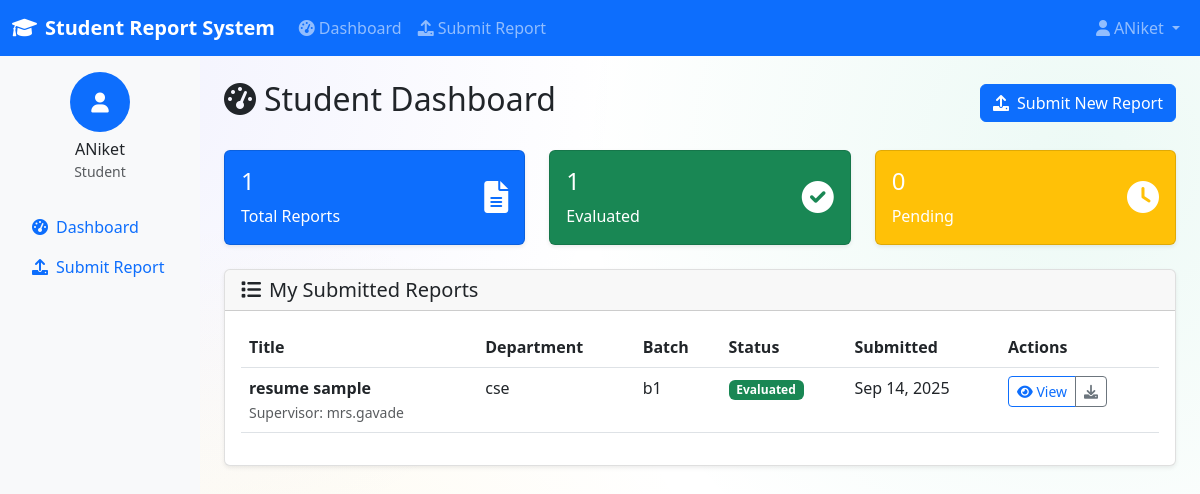
/reports/student/ (signed in), run on the app's committed database.
### accounts/models.py (models this page shows, shortened)
class User(AbstractUser):
    ROLE_CHOICES = [
        ('student', 'Student'),
        ('evaluator', 'Evaluator'),
        ('admin', 'Admin'),
    ]
    role = models.CharField(max_length=20, choices=ROLE_CHOICES, default='student')
    student_id = models.CharField(max_length=20, blank=True, null=True, unique=True)
    department = models.CharField(max_length=100, blank=True, null=True)
    batch = models.CharField(max_length=20, blank=True, null=True)
    phone_number = models.CharField(max_length=15, blank=True, null=True)
    created_at = models.DateTimeField(auto_now_add=True)
    updated_at = models.DateTimeField(auto_now=True)
    @property
    def is_student(self):
        return self.role == 'student'

### reports/models.py (models this page shows, shortened)
class ProjectReport(models.Model):
    STATUS_CHOICES = [
        ('submitted', 'Submitted'),
        ('under_review', 'Under Review'),
        ('evaluated', 'Evaluated'),
        ('rejected', 'Rejected'),
    ]
    title = models.CharField(max_length=200)
    description = models.TextField(blank=True, null=True)
    student = models.ForeignKey(User, on_delete=models.CASCADE, related_name='submitted_reports')
    department = models.CharField(max_length=100)
    batch = models.CharField(max_length=20)
    supervisor = models.CharField(max_length=100, blank=True, null=True)
    report_file = models.FileField(
        upload_to=upload_to_reports,
        validators=[FileExtensionValidator(allowed_extensions=['pdf', 'doc', 'docx', 'txt'])],
        help_text="Upload PDF, DOC, DOCX, or TXT files only"
    )
    status = models.CharField(max_length=20, choices=STATUS_CHOICES, default='submitted')
    submitted_at = models.DateTimeField(auto_now_add=True)
    updated_at = models.DateTimeField(auto_now=True)
    class Meta:
        ordering = ['-submitted_at']
        verbose_name = 'Project Report'
        verbose_name_plural = 'Project Reports'

### reports/views.py (the view)
# urls.py: path('student/', views.student_dashboard, name='student_dashboard'),
@login_required
def student_dashboard(request):
    if not request.user.is_student:
        raise Http404("Access denied")
    reports = ProjectReport.objects.filter(student=request.user).order_by('-submitted_at')
    total_reports = reports.count()
    evaluated_reports = reports.filter(status='evaluated').count()
    pending_reports = reports.filter(status__in=['submitted', 'under_review']).count()
    context = {
        'reports': reports,
        'total_reports': total_reports,
        'evaluated_reports': evaluated_reports,
        'pending_reports': pending_reports,
    }
    return render(request, 'reports/student_dashboard.html', context)

### templates/reports/student_dashboard.html (shortened to what this page needs)
{% extends 'base/base.html' %}
{% block content %}
<div class="d-flex justify-content-between align-items-center mb-4">
    <h2><i class="fas fa-tachometer-alt me-2"></i>Student Dashboard</h2>
    <a href="{% url 'reports:submit_report' %}" class="btn btn-primary">
        <i class="fas fa-upload me-2"></i>Submit New Report
    </a>
</div>
<div class="row mb-4">
    <div class="col-md-4">
        <div class="card bg-primary text-white">
            <div class="card-body">
                <div class="d-flex justify-content-between">
                    <div>
                        <h4 class="card-title">{{ total_reports }}</h4>
                        <p class="card-text">Total Reports</p>
                    </div>
                    <div class="align-self-center">
                        <i class="fas fa-file-alt fa-2x"></i>
                    </div>
                </div>
            </div>
        </div>
    </div>
    <div class="col-md-4">
        <div class="card bg-success text-white">
            <div class="card-body">
                <div class="d-flex justify-content-between">
                    <div>
                        <h4 class="card-title">{{ evaluated_reports }}</h4>
                        <p class="card-text">Evaluated</p>
                    </div>
                    <div class="align-self-center">
                        <i class="fas fa-check-circle fa-2x"></i>
                    </div>
                </div>
            </div>
        </div>
    </div>
    <div class="col-md-4">
        <div class="card bg-warning text-white">
            <div class="card-body">
                <div class="d-flex justify-content-between">
                    <div>
                        <h4 class="card-title">{{ pending_reports }}</h4>
                        <p class="card-text">Pending</p>
                    </div>
                    <div class="align-self-center">
                        <i class="fas fa-clock fa-2x"></i>
                    </div>
                </div>
            </div>
        </div>
    </div>
</div>
<div class="card">
    <div class="card-header">
        <h5 class="card-title mb-0">
            <i class="fas fa-list me-2"></i>My Submitted Reports
        </h5>
    </div>
    <div class="card-body">
        {% if reports %}
            <div class="table-responsive">
                <table class="table table-hover">
                    <thead>
                        <tr>
                            <th>Title</th>
                            <th>Department</th>
                            <th>Batch</th>
                            <th>Status</th>
                            <th>Submitted</th>
                            <th>Actions</th>
                        </tr>
                    </thead>
                    <tbody>
                        {% for report in reports %}
                        <tr>
                            <td>
                                <strong>{{ report.title }}</strong>
                                {% if report.supervisor %}
                                    <br><small class="text-muted">Supervisor: {{ report.supervisor }}</small>
                                {% endif %}
                            </td>
                            <td>{{ report.department }}</td>
                            <td>{{ report.batch }}</td>
                            <td>
                                {% if report.status == 'submitted' %}
                                    <span class="badge bg-secondary">Submitted</span>
                                {% elif report.status == 'under_review' %}
                                    <span class="badge bg-warning">Under Review</span>
                                {% elif report.status == 'evaluated' %}
                                    <span class="badge bg-success">Evaluated</span>
                                {% elif report.status == 'rejected' %}
                                    <span class="badge bg-danger">Rejected</span>
                                {% endif %}
                            </td>
                            <td>{{ report.submitted_at|date:"M d, Y" }}</td>
                            <td>
                                <div class="btn-group" role="group">
                                    <a href="{% url 'reports:view_report' report.id %}" class="btn btn-sm btn-outline-primary">
                                        <i class="fas fa-eye"></i> View
                                    </a>
                                    <a href="{% url 'reports:download_report' report.id %}" class="btn btn-sm btn-outline-secondary">
                                        <i class="fas fa-download"></i>
                                    </a>
                                </div>
                            </td>
                        </tr>
                        {% endfor %}
                    </tbody>
                </table>
            </div>
        {% endif %}
    </div>
</div>
{% endblock %}

### templates/base/base.html (shortened to what this page needs)
<!DOCTYPE html>
<html lang="en">
<head>
    <link href="https://cdn.jsdelivr.net/npm/bootstrap@5.3.0/dist/css/bootstrap.min.css" rel="stylesheet">
    <link href="https://cdnjs.cloudflare.com/ajax/libs/font-awesome/6.0.0/css/all.min.css" rel="stylesheet">
</head>
<body>
    <nav class="navbar navbar-expand-lg navbar-dark bg-primary">
        <div class="container-fluid">
            <a class="navbar-brand" href="{% url 'accounts:home' %}">
                <i class="fas fa-graduation-cap me-2"></i>Student Report System
            </a>
            {% if user.is_authenticated %}
            <div class="collapse navbar-collapse" id="navbarNav">
                <ul class="navbar-nav me-auto">
                    {% if user.is_student %}
                        <li class="nav-item">
                            <a class="nav-link" href="{% url 'reports:student_dashboard' %}">
                                <i class="fas fa-tachometer-alt me-1"></i>Dashboard
                            </a>
                        </li>
                        <li class="nav-item">
                            <a class="nav-link" href="{% url 'reports:submit_report' %}">
                                <i class="fas fa-upload me-1"></i>Submit Report
                            </a>
                        </li>
                    {% endif %}
                </ul>
                <ul class="navbar-nav">
                    <li class="nav-item dropdown">
                        <a class="nav-link dropdown-toggle" href="#" id="navbarDropdown" role="button" data-bs-toggle="dropdown">
                            <i class="fas fa-user me-1"></i>{{ user.get_full_name|default:user.username }}
                        </a>
                    </li>
                </ul>
            </div>
            {% endif %}
        </div>
    </nav>
    <div class="container-fluid">
        <div class="row">
            {% if user.is_authenticated %}
            <div class="col-md-3 col-lg-2 sidebar p-3">
                <div class="text-center mb-4">
                    <div class="bg-primary text-white rounded-circle d-inline-flex align-items-center justify-content-center" style="width: 60px; height: 60px;">
                        <i class="fas fa-user fa-lg"></i>
                    </div>
                    <h6 class="mt-2 mb-0">{{ user.get_full_name|default:user.username }}</h6>
                    <small class="text-muted">{{ user.get_role_display }}</small>
                </div>
                <nav class="nav flex-column">
                    {% if user.is_student %}
                        <a class="nav-link" href="{% url 'reports:student_dashboard' %}">
                            <i class="fas fa-tachometer-alt me-2"></i>Dashboard
                        </a>
                        <a class="nav-link" href="{% url 'reports:submit_report' %}">
                            <i class="fas fa-upload me-2"></i>Submit Report
                        </a>
                    {% endif %}
                </nav>
            </div>
            <div class="col-md-9 col-lg-10 main-content p-4">
            {% else %}
            <div class="col-12 main-content p-4">
            {% endif %}
                {% block content %}{% endblock %}
            </div>
        </div>
    </div>
</body>
</html>

### templates/base/base.html (style rules this page uses)
.navbar-brand { font-weight: bold; }
.sidebar { min-height: calc(100vh - 56px); background-color: #f8f9fa; }
.main-content { min-height: calc(100vh - 56px); }
.card { box-shadow: 0 0.125rem 0.25rem rgba(0, 0, 0, 0.075); border: 1px solid rgba(0, 0, 0, 0.125); }
body { background: radial-gradient(1250px circle at 10% 10%, rgba(99, 102, 241, 0.08), transparent 40%), radial-gradient(1250px circle at 90% 20%, rgba(16, 185, 129, 0.08), transparent 40%), radial-gradient(1250px circle at 20% 90%, rgba(234, 179, 8, 0.08), transparent 40%); background-attachment: fixed; }

### data on the page
User: get_full_name "ANiket", role "Student"
ProjectReport: title "resume sample", supervisor "mrs.gavade", department "cse", batch "b1", status "Evaluated", submitted_at "Sep 14, 2025"

### other printed values
{{ total_reports }} "1"
{{ evaluated_reports }} "1"
{{ pending_reports }} "0"
